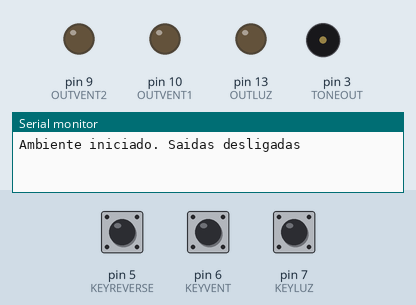
Bench run of a sketch on a simulated Arduino Uno, built with avr-gcc and run on an emulated ATmega328P. Parts: output pins drawn as LEDs (lit = HIGH), buzzer (waves = sounding), the last lines printed to the serial monitor. Dashed ring = blinking. The test bench sets the inputs (shaded band); at power-on: pin 5 (KEYREVERSE) HIGH, pin 7 (KEYLUZ) HIGH, pin 6 (KEYVENT) HIGH.

Above: at 1.2 s.
1.3 s: pin 5 (KEYREVERSE) pulled LOW for 1 s
At 2.9 s:
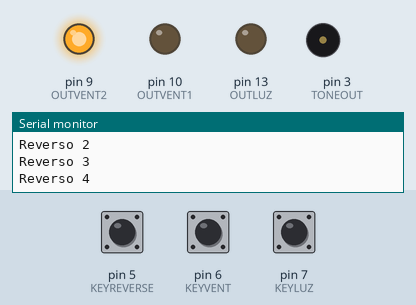
3.8 s: pin 7 (KEYLUZ) pulled LOW for 1 s
At 4.6 s:
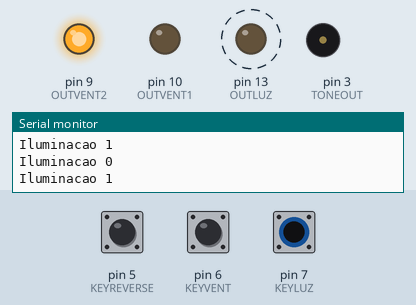
6.3 s: pin 6 (KEYVENT) pulled LOW for 3.2 s
At 10.0 s:
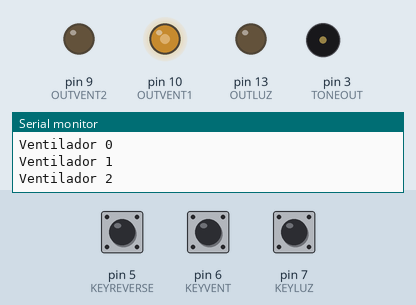
11.0 s: pin 5 (KEYREVERSE) pulled LOW for 3.2 s
At 14.7 s:
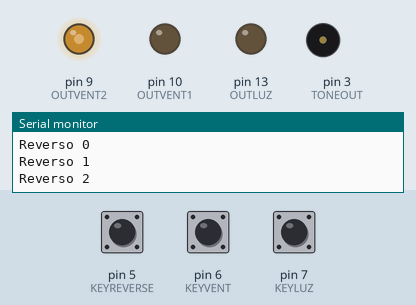
15.7 s: pin 7 (KEYLUZ) pulled LOW for 0.15 s
At 16.4 s:
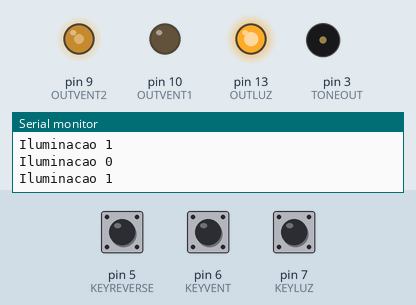
17.3 s: pin 6 (KEYVENT) pulled LOW for 0.15 s
At 18.5 s:
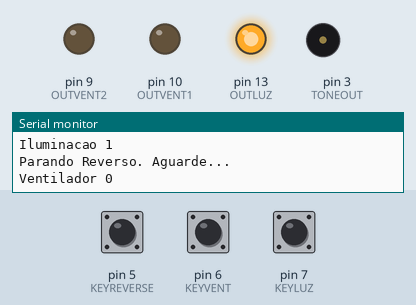
Timing chart, 0 to 19.9 s (numbered marks = the images above; inputs shaded):
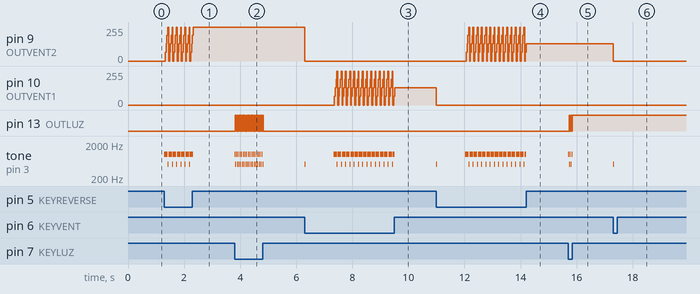

The sketch:

controle_lampada_e_ventilador_com_reverso1.ino
```cpp
/*
  Controle de potência para uma lampada e ventilador com reverso

  Usa 3 teclas:

  1 - Iluminação - ON/OFF
  2 - Ventilador - 3 VELOCIDADES + DESLIGADO
  3 - Reverso    - 3 VELOCIDADES + DESLIGADO

  Com o ventilador ligado, a tecla Reverso desliga o motor
  Com o reverso ligado, a tecla Ventilador desliga o motor

  A mudança de ventilador para reverso é precedida pelo desligamento
  do modo anterior seguido de um delay ajustável via TEMPOMOTOR
  para evitar sobrecarga

  A simulação usa uma lâmpada e 2 motores DC para testes
  mas no circuito prático estes devem ser substituídos por controles
  de potência usando Optoacopladores e TRIACs

  Os toques em cada tecla emite um som na saida configurada em TONEOUT
  Observe que devido ao uso da função Tone(); não é recomendável usar os pinos 3,11
  como PWM para saídas em geral. Vide https://www.arduino.cc/reference/en/language/functions/advanced-io/tone/

  O status do sistema é reportado na porta serial

  Referencia rápida:
    CONSTANTES
    _VariaveisLocais
    VariaveisGlobais
    FuncoesGerais()

  Welington R. Braga
  2018-09-07

 */

#define KEYLUZ     7  //Tecla para iluminação
#define KEYVENT    6  //Tecla para ventilar
#define KEYREVERSE 5  //Tecla para reverso

#define OUTLUZ   13   //Pino saída digital
#define OUTVENT1 10   //Pino saída com PWM
#define OUTVENT2  9   //Pino saída com PWM
#define TONEOUT   3   //Pino saída PWM (tone)

#define TIMETONE   10 //Tempo que o tom de tecla será emitido
#define TONEON   1000 //Frequencia do tom ao ligar
#define TONEOFF   500 //Frequencia do tom ao desligar

#define TEMPOMOTOR 1000 //Tempo de parada do motor em ms
#define TEMPOKEY     30 //Tempo de pressionamento das teclas

int StateLamp = 0;     //Estado da Lampada
int StateVentilador = 0;    //Estado do ventilador
int StateReverse = 0;  //Estado do reverso


/*
 * Função invocada quando o botão de lampada é pressionado
 */
void CheckLamp() {

    StateLamp = not StateLamp; //Alterna o estado da lâmpada

    //Emite um tom de acordo com estado definido
    if ( StateLamp ) {
      tone(TONEOUT, TONEON, TIMETONE);
    } else {
      tone(TONEOUT, TONEOFF, TIMETONE);
    }

    Serial.print("Iluminacao ");
    Serial.println(StateLamp);

    delay(TEMPOKEY);
}

/*
 * Função invocada quando o botão de ventilador é pressionado
 */
void CheckVentilador() {

    //Assegura que o motor no sentido reverso esteja parado
    if (StateReverse > 0 ) {
      StateReverse = 0;
      analogWrite(OUTVENT2, 0);
      tone(TONEOUT, TONEOFF, TIMETONE);
      Serial.println("Parando Reverso. Aguarde...");
      delay(TEMPOMOTOR);
    }
    //Altera o estado e incrementa a velocidade do ventilador a cada toque no botão
    else if ( StateVentilador > 3 ) {
      StateVentilador = 0;
      tone(TONEOUT,TONEOFF,TIMETONE);
    } else {
      StateVentilador++;
      tone(TONEOUT,TONEON,TIMETONE);
    }

    Serial.print("Ventilador ");
    Serial.println(StateVentilador);
    delay(TEMPOKEY);
}

/*
 * Função invocada quando o botão de reverso é pressionado
 */
void CheckReverse() {

    //Assegura que o motor no sentido ventilar esteja parado
    if ( StateVentilador > 0 ) {
      StateVentilador = 0;
      analogWrite(OUTVENT1, 0);
      tone(TONEOUT, TONEOFF, TIMETONE);
      Serial.println("Parando Ventilador. Aguarde...");
      delay(TEMPOMOTOR);
    }
    //Altera o estado e incrementa a velocidade de reverso a cada toque no botão
    else  if ( StateReverse > 3 ) {
      StateReverse = 0;
      tone(TONEOUT, TONEOFF, TIMETONE);
    } else {
      StateReverse++;
      tone(TONEOUT, TONEON, TIMETONE);
    }

    Serial.print("Reverso ");
    Serial.println(StateReverse);
    delay(TEMPOKEY);

}

void setup() {
  //Inicia monitoramento serial
  Serial.begin(9600);

  //Configura pinos das teclas com resistor interno de pull-up
  pinMode(KEYLUZ,     INPUT_PULLUP);
  pinMode(KEYVENT,    INPUT_PULLUP);
  pinMode(KEYREVERSE, INPUT_PULLUP);

  //Configura pinos de saida
  pinMode(OUTLUZ,   OUTPUT);
  pinMode(OUTVENT1, OUTPUT);
  pinMode(OUTVENT2, OUTPUT);

  Serial.println("Ambiente iniciado. Saidas desligadas");

}

void loop() {
  //Leitura do estado dos botões
  //Devido ao uso do PULLUP, default = HIGH
  int _BotaoLamp = digitalRead(KEYLUZ);
  int _BotaoVentilador = digitalRead(KEYVENT);
  int _BotaoReverse = digitalRead(KEYREVERSE);

  //Botao para iluminação pressionado
  if ( _BotaoLamp == LOW ) {
    CheckLamp();
  }

  //Botao de ventilador pressionado
  if ( _BotaoVentilador == LOW ) {
    CheckVentilador();
  }

  //Botao de reverso pressionado
  if ( _BotaoReverse == LOW ) {
    CheckReverse();
  }

  // Acende ou apaga a lampada
  if (StateLamp == HIGH) {
    digitalWrite(OUTLUZ, HIGH);
  } else {
    digitalWrite(OUTLUZ, LOW);
  }

  //Aciona o campo do ventilador
  //Com 3 velocidades + parado
  switch (StateVentilador) {
    case 0:
      analogWrite(OUTVENT1, 0);
      break;
    case 1:
      analogWrite(OUTVENT1, 64);
      break;
    case 2:
      analogWrite(OUTVENT1, 128);
      break;
    case 3:
      analogWrite(OUTVENT1, 192);
      break;
    case 4:
      analogWrite(OUTVENT1, 255);
      break;
    default:
      analogWrite(OUTVENT1, 0);
      break;
  }

  //Aciona o campo de reverso do ventilador
  //Com 3 velocidades + parado
  switch (StateReverse) {
    case 0:
      analogWrite(OUTVENT2, 0);
      break;
    case 1:
      analogWrite(OUTVENT2, 64);
      break;
    case 2:
      analogWrite(OUTVENT2, 128);
      break;
    case 3:
      analogWrite(OUTVENT2, 192);
      break;
    case 4:
      analogWrite(OUTVENT2, 255);
      break;
    default:
      analogWrite(OUTVENT2, 0);
      break;
  }
}
```

Measured:
- after the input at 3.8 s, pin 13 (OUTLUZ): alternates HIGH for 0.03 s and LOW for 0.03 s, 34 changes in all, then stays LOW, starting at once; tone on pin 3 (TONEOUT): silent → 1000 Hz at once, then repeats every 0.06 s: silent 0.02 s, 500 Hz 0.01 s, silent 0.02 s, 1000 Hz 0.01 s, until it stays silent from 4.8 s
- after the input at 6.3 s, pin 9 (OUTVENT2): 255/255 → 0/255 at once; pin 10 (OUTVENT1): 0/255 → 64/255 after 1.1 s, then repeats every 0.15 s: 128/255 0.03 s, 192/255 0.03 s, 255/255 0.03 s, 0/255 0.03 s, 64/255 0.03 s, until it stays 128/255 from 9.5 s
- after the input at 11.0 s, pin 9 (OUTVENT2): 0/255 → 64/255 after 1.1 s, then repeats every 0.15 s: 128/255 0.03 s, 192/255 0.03 s, 255/255 0.03 s, 0/255 0.03 s, 64/255 0.03 s, until it stays 128/255 from 14.2 s; pin 10 (OUTVENT1): 128/255 → 0/255 at once
- after the input at 15.7 s, pin 13 (OUTLUZ): alternates HIGH for 0.03 s and LOW for 0.03 s, 5 changes in all, then stays HIGH, starting at once; tone on pin 3 (TONEOUT): silent → 1000 Hz at once, then repeats every 0.06 s: silent 0.02 s, 500 Hz 0.01 s, silent 0.02 s, 1000 Hz 0.01 s, until it stays silent from 15.8 s
- after the input at 17.3 s, pin 9 (OUTVENT2): 128/255 → 0/255 at once; tone on pin 3 (TONEOUT): silent → 500 Hz at once, → silent 0.01 s later
